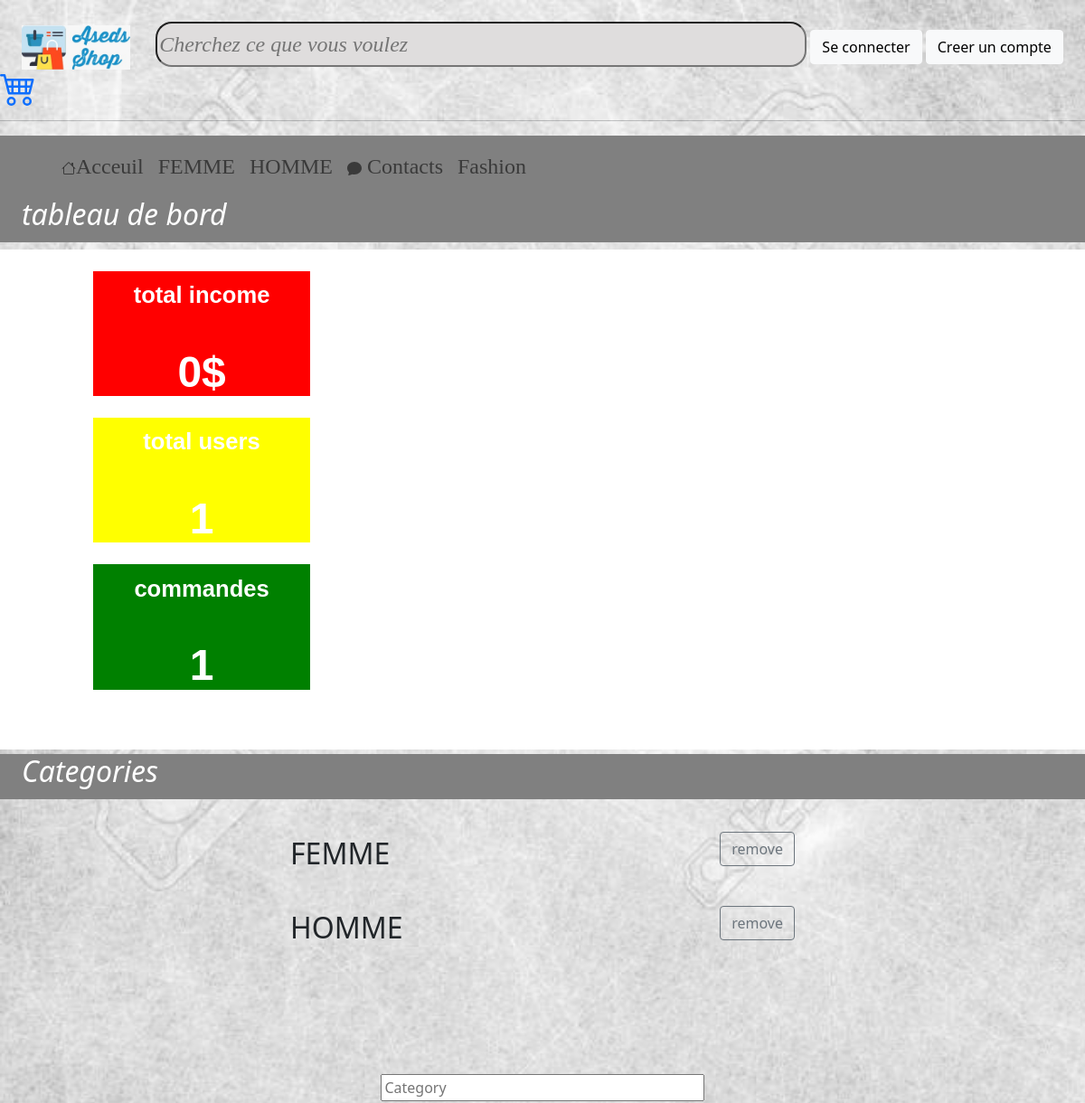
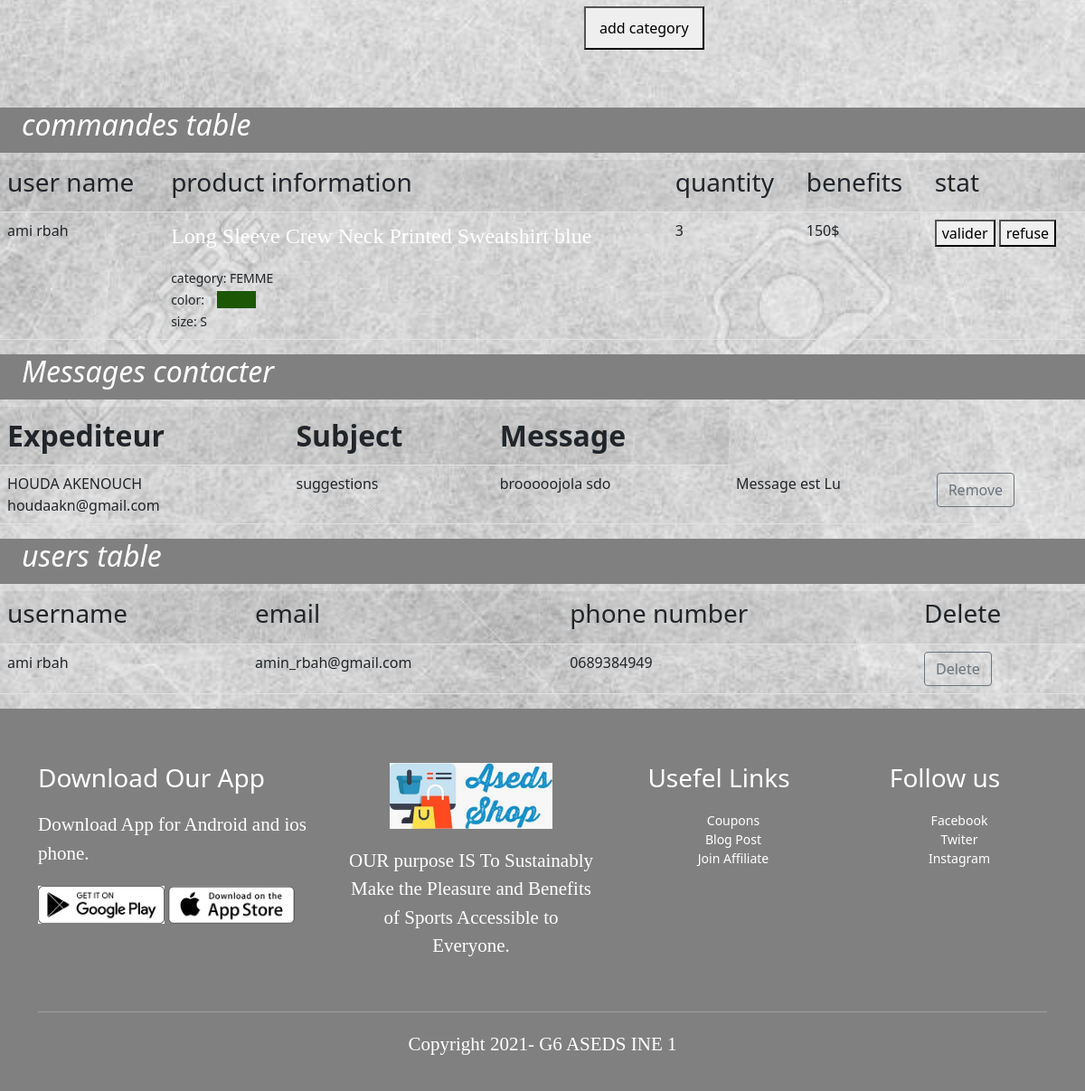
The app's page /shop_2/administration.php with its own data (2 pictures, top to bottom).
### tables this page shows
CREATE TABLE `commandes` (
  `commande_id` int(11) NOT NULL,
  `fk_client_id` int(11) NOT NULL,
  `fk_product_id` int(11) NOT NULL,
  `quantity` int(11) NOT NULL DEFAULT 1,
  `stat` varchar(50) DEFAULT 'non commander',
  `date_commande` date DEFAULT current_timestamp()
);

CREATE TABLE `clients` (
  `client_id` int(11) NOT NULL,
  `client_name` varchar(200) NOT NULL,
  `email` varchar(50) NOT NULL,
  `password` varchar(200) NOT NULL,
  `phone_number` varchar(11) NOT NULL
);

CREATE TABLE `products` (
  `product_id` int(11) NOT NULL,
  `product_name` varchar(200) NOT NULL,
  `category` varchar(20) NOT NULL,
  `product_price` double(10,2) NOT NULL,
  `product_image` varchar(255) NOT NULL,
  `product_quantity` int(11) NOT NULL,
  `product_color` varchar(200) NOT NULL,
  `product_size` char(1) NOT NULL,
  `product_date` datetime NOT NULL DEFAULT current_timestamp()
);

CREATE TABLE `messagerie` (
  `id` int(11) NOT NULL,
  `expediteur` varchar(200) NOT NULL,
  `subject` varchar(200) NOT NULL,
  `email` varchar(400) DEFAULT NULL,
  `message` text NOT NULL,
  `etat` varchar(200) NOT NULL DEFAULT 'non_lu'
);

### shop_2/commandes_table.php (the view, shortened to what this page needs)
<div class = "fluid-container background-h2">
<div style="margin-top:5px;">
<h2>commandes table</h2>
</div>
</div>
    <table class="table table-striped">
            <tr>
                <th><h3>user name</h3> </th>
                <th> <h3>product information</h3></th>
                <th> <h3>quantity</h3> </th>
                <th> <h3>benefits</h3> </th>
                <th> <h3>stat</h3> </th>
            </tr>
          <?php
            $sql = "SELECT commande_id,client_name,product_name,product_price,category,product_color,product_size,quantity,stat,date_commande
                    FROM products,commandes,clients WHERE products.product_id = commandes.fk_product_id AND clients.client_id = commandes.fk_client_id;";
            $result = mysqli_query($link, $sql);
          ?>
          <?php
            if (mysqli_num_rows($result) > 0) {
            while ($row = $result->fetch_assoc()) {
                $commande_id = $row["commande_id"];
                $client_name = $row["client_name"];
                $product_name = $row["product_name"];
                $product_price = $row["product_price"];
                $category = $row["category"];
                $quantity = $row["quantity"];
                $product_color = $row["product_color"];
                $product_size = $row["product_size"];
                $etat = $row["stat"];
            ?>
            <tr>
                <td><?php echo $client_name?></td>
                <td>
                    <div class='cart-info'>
                        <div>
                            <p><?php echo"$product_name"?></p>
                            <small>category: <?php echo"$category"?></small><br>
                            <small>color: <span style="margin-left:10px;padding-right:40px;;background-color:<?php echo"$product_color"?>;color:<?php echo"$product_color"?>;">.</span></small><br>
                            <small>size: <?php echo"$product_size"?></small><br>
                        </div>
                    </div>
                </td>
                <td><?php echo $quantity ?></td>
                <td><?php $benefice = $product_price * $quantity; echo $benefice ?>$</td>
                <td>
                    <?php
                        if($etat==="waiting for validation"){ ?>
                            <div id="<?php echo $commande_id?>">
                            <button  type="button" value="<?php echo $commande_id ?>" onclick="valider(this.value)">valider</button>
                            <button  type="button" value="<?php echo $commande_id ?>" onclick="refuse(this.value)">refuse</button>
                            </div>
                        <?php } else {
                            echo $etat;
                        }
                    ?>
                </td>
                </tr>
            <?php }}
            ?>
          </table>

### shop_2/administration_contact_us.php (shortened to what this page needs)
<div class = "fluid-container background-h2">
  <h2>Messages contacter</h2>
</div>
      <table class="table table-striped" align="center">
                  <tr style="font-size:200%;">
                      <th> Expediteur</th>
                       <th>Subject</th>
                       <th>Message</th>
                   </tr>
      <?php
          $sql11 = "SELECT * FROM messagerie ;";
          $result11 = mysqli_query($link, $sql11);
        ?>
        <?php
          if (mysqli_num_rows($result11) > 0) {
          while ($row11 = $result11->fetch_assoc()) {
              $ide=$row11["id"];
              $contact_name=$row11["expediteur"];
              $contact_email = $row11["email"];
              $contact_subject= $row11["subject"];
              $contact_message= $row11["message"];
              $contact_etat= $row11["etat"];
              ?>
            <tr id="<?php echo $ide."id" ?>">
              <td><?php echo $contact_name?><br><?php echo $contact_email?></td>
              <td><?php echo $contact_subject?></td>
              <td><?php echo $contact_message?></td>
              <td>
              <?php
              if($contact_etat==="non_lu"){
              ?>
              <div id="<?php echo $ide ?>">
              <button  class="btn btn-outline-secondary"  value="<?php echo $ide ?>" onclick="message_lu(this.value)">Lu</button>
              </div>
              <?php
              } else {
              ?>
              <?php
              echo $contact_etat ; }
              ?>
              </td>
              <td><button class="btn btn-outline-secondary" value="<?php echo $ide ?>" onclick="remove_message(this.value)">Remove</button></td>
            </tr>
          <?php }}
          ?>
        </table>

### shop_4/users_table.php (shortened to what this page needs)
<div class = "fluid-container background-h2">
    <h2>users table</h2>
  </div>
      <table class="table table-striped">
            <tr>
              <th><h3>username</h3> </th>
              <th> <h3>email</h3></th>
              <th> <h3>phone number</h3> </th>
              <th> <h3>Delete</h3> </th>
            </tr>
          <?php
            $sql2 = "SELECT * FROM clients;";
            $result2 = mysqli_query($link, $sql2);
          ?>
          <?php
            if (mysqli_num_rows($result2) > 0) {
            while ($row2 = $result2->fetch_assoc()) {
                $client_id=$row2["client_id"];
                $client_name = $row2["client_name"];
                $client_phone= $row2["phone_number"];
                $email= $row2["email"];
                if($row2["client_id"]!=1){
                ?>
              <tr id="<?php echo $client_id."id" ?>">
                <td><?php echo $client_name?></td>
                <td><?php echo $email?></td>
                <td><?php echo $client_phone?></td>
                <td><button class="btn btn-outline-secondary" value="<?php echo $client_id ?>" onclick="remove_user(this.value)">Delete</button></td>
              </tr>
            <?php }}}
            ?>
          </table>

### shop_2/administration.css (style rules this page uses)
body { background: url(gray.jpg); background-size: cover; }
h2 { font-size:xx-large; height: 50px; font-family:'Segoe UI', Tahoma, Geneva, Verdana, sans-serif; font-style: italic; color:#FFF; margin : 2%; }
.background-h2 { background-color: grey; }

### shop_2/administration_category.php (style rules this page uses)
label,p { color:white; font-size:150%; font-family: "Times New Roman", Times, serif; }

### records on screen
commandes: fk_client.client_name "ami rbah", fk_product.product_name "Long Sleeve Crew Neck Printed Sweatshirt blue", fk_product.category "FEMME", fk_product.product_size "S", quantity "3", benefice "150", $commande_id 21 (drawn)
messagerie: expediteur "HOUDA AKENOUCH", email "houdaakn@gmail.com", subject "suggestions", message "brooooojola sdo", etat "Message est Lu", $ide 3 (drawn)
clients: client_name "ami rbah", email "amin_rbah@gmail.com", phone_number "0689384949", $client_id 5 (drawn)

### other values on screen
$product_category "FEMME"
$product_category "HOMME"
$category "FEMME"
$category "HOMME"
